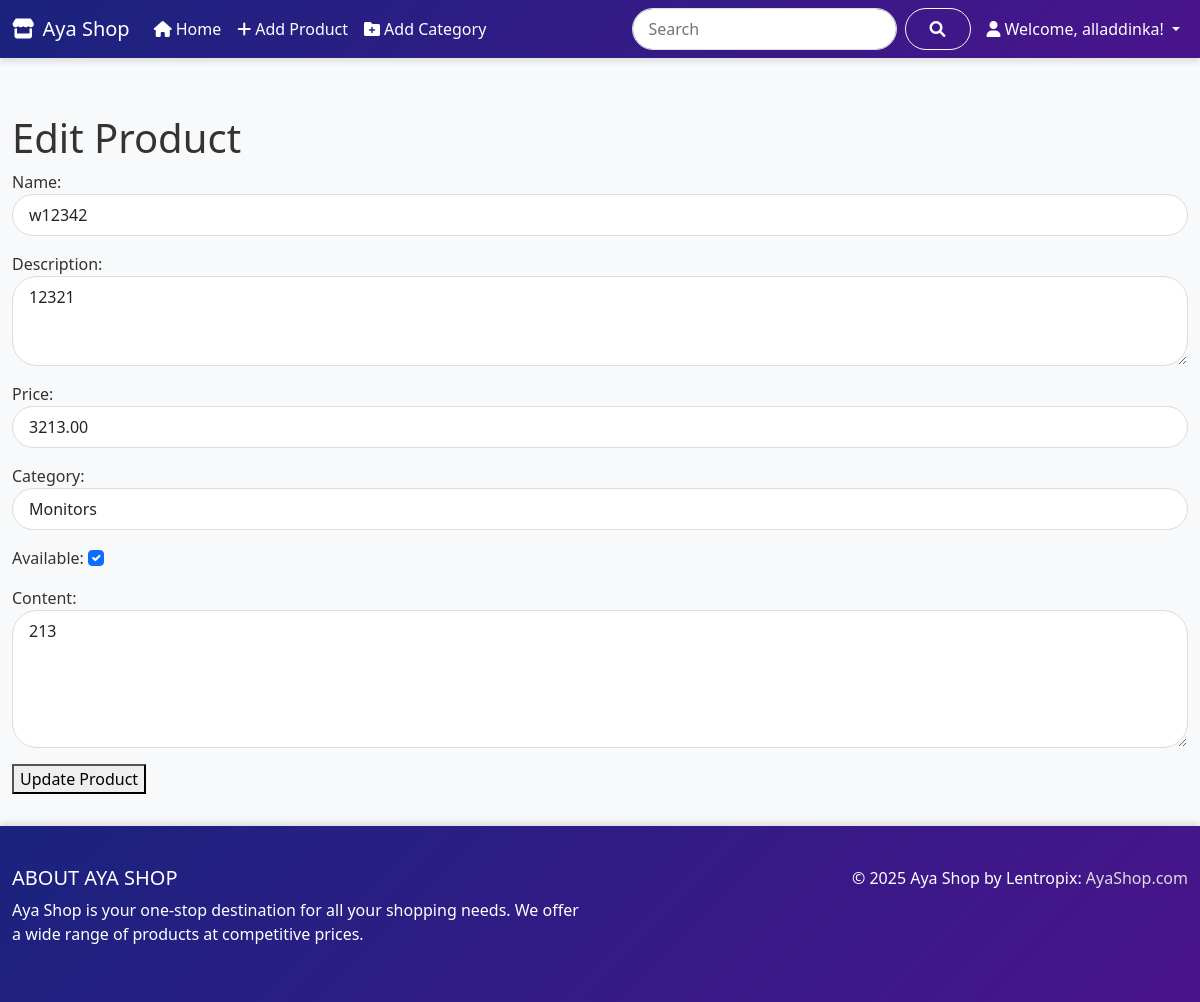
The app's page /edit_product/13/ (signed in) with its own data.
### shop/models.py (models this page shows, shortened)
class Product(models.Model):
    category = models.ForeignKey(Category, related_name='products', on_delete=models.CASCADE)
    name = models.CharField(max_length=100, unique=True)
    slug = models.SlugField(max_length=100, unique=True, blank=True)
    description = models.TextField(blank=True)
    price = models.DecimalField(max_digits=10, decimal_places=2)
    available = models.BooleanField(default=True)
    created = models.DateTimeField(auto_now_add=True)
    updated = models.DateTimeField(auto_now=True)
    author = models.ForeignKey(User, on_delete=models.SET_NULL, related_name='products', null=True)
    content = models.TextField(blank=True)
    class Meta:
        ordering = ('name',)
        indexes = [
            models.Index(fields=['id', 'slug']),
        ]

class Category(models.Model):
    name = models.CharField(max_length=100, unique=True)
    slug = models.SlugField(max_length=100, unique=True, blank=True)
    class Meta:
        ordering = ('name',)
        verbose_name = 'category'
        verbose_name_plural = 'categories'
    def __str__(self):
        return self.name

### shop/views.py (the view)
# urls.py: path('edit_product/<int:pk>/', views.edit_product, name='edit_product'),
@login_required
def edit_product(request, pk):
    product = get_object_or_404(Product, pk=pk)
    if request.user == product.author or request.user.is_staff:
        if request.method == 'POST':
            form = ProductForm(request.POST, request.FILES, instance=product)
            if form.is_valid():
                form.save()
                messages.success(request, 'Product updated successfully.')
                return redirect('product_detail', pk=product.pk)
        else:
            form = ProductForm(instance=product)
        return render(request, 'edit_product.html', {'form': form, 'product': product})
    else:
        messages.error(request, 'You do not have permission to edit this product.')
        return redirect('product_detail', pk=product.pk)

### shop/forms.py (shortened to what this page needs)
class ProductForm(forms.ModelForm):
    class Meta:
        model = Product
        fields = ['name', 'description', 'price', 'category', 'available', 'content']
        widgets = {
            'name': forms.TextInput(attrs={
                'class': 'form-control',
                'placeholder': 'Enter product name'
            }),
            'description': forms.Textarea(attrs={
                'class': 'form-control',
                'rows': 3,
                'placeholder': 'Enter product description'
            }),
            'price': forms.NumberInput(attrs={
                'class': 'form-control',
                'step': '0.01',
                'min': '0.01',
                'placeholder': 'Enter price'
            }),
            'category': forms.Select(attrs={
                'class': 'form-control'
            }),
            'available': forms.CheckboxInput(attrs={
                'class': 'form-check-input'
            }),
            'content': forms.Textarea(attrs={
                'class': 'form-control',
                'rows': 5,
                'placeholder': 'Enter product content (available after purchase)'
            })
        }

### templates/edit_product.html (shortened to what this page needs)
{% extends 'base.html' %}
{% block content %}
    <h1>Edit Product</h1>
    <form method="post">
        {{ form.as_p }}
        <button type="submit">Update Product</button>
    </form>
{% endblock %}

### templates/base.html (shortened to what this page needs)
<!DOCTYPE html>
<html lang="en">
<head>
    <link href="https://cdn.jsdelivr.net/npm/bootstrap@5.1.3/dist/css/bootstrap.min.css" rel="stylesheet">
    <link rel="stylesheet" href="https://cdnjs.cloudflare.com/ajax/libs/font-awesome/6.0.0-beta3/css/all.min.css">
</head>
<body>
    <header>
        <nav class="navbar navbar-expand-lg navbar-dark">
            <div class="container">
                <a class="navbar-brand" href="{% url 'home' %}">
                    <i class="fas fa-store me-2"></i>Aya Shop
                </a>
                <div class="collapse navbar-collapse" id="navbarNav">
                    <ul class="navbar-nav me-auto">
                        <li class="nav-item">
                            <a class="nav-link" href="{% url 'home' %}"><i class="fas fa-home me-1"></i>Home</a>
                        </li>
                        {% if user.is_authenticated %}
                            <li class="nav-item">
                                <a class="nav-link" href="{% url 'add_product' %}"><i class="fas fa-plus me-1"></i>Add Product</a>
                            </li>
                            <li class="nav-item">
                                <a class="nav-link" href="{% url 'add_category' %}"><i class="fas fa-folder-plus me-1"></i>Add Category</a>
                            </li>
                        {% endif %}
                    </ul>
                    <form class="d-flex me-2" action="{% url 'search' %}" method="get">
                        <input class="form-control me-2" type="search" placeholder="Search" aria-label="Search" name="q">
                        <button class="btn btn-outline-light" type="submit"><i class="fas fa-search"></i></button>
                    </form>
                    <ul class="navbar-nav">
                        {% if user.is_authenticated %}
                            <li class="nav-item dropdown">
                                <a class="nav-link dropdown-toggle" href="#" id="navbarDropdown" role="button" data-bs-toggle="dropdown" aria-expanded="false">
                                    <i class="fas fa-user me-1"></i>Welcome, {{ user.username }}!
                                </a>
                            </li>
                        {% endif %}
                    </ul>
                </div>
            </div>
        </nav>
    </header>
    <main class="container mt-4">
        {% block content %}
        {% endblock %}
    </main>
    <footer class="text-center text-lg-start">
        <div class="container py-3">
            <div class="row">
                <div class="col-lg-6 col-md-12 mb-4 mb-md-0">
                    <h5 class="text-uppercase">About Aya Shop</h5>
                    <p>
                        Aya Shop is your one-stop destination for all your shopping needs. We offer a wide range of products at competitive prices.
                    </p>
                </div>
                <div class="col-lg-6 col-md-12 mb-4 mb-md-0 text-end">
                    <p>© 2025 Aya Shop by Lentropix: <a href="{% url 'home' %}">AyaShop.com</a></p>
                </div>
            </div>
        </div>
    </footer>
</body>
</html>

### templates/base.html (style rules this page uses)
:root { --dark-blue: #1a237e; --purple: #4a148c; --light-purple: #7c43bd; --gradient: linear-gradient(135deg, var(--dark-blue), var(--purple)); --shadow: 0 4px 6px rgba(0, 0, 0, 0.1); }
body { display: flex; flex-direction: column; min-height: 100vh; background-color: #f8f9fa; color: #333; font-family: 'Segoe UI', Tahoma, Geneva, Verdana, sans-serif; }
main { flex: 1; padding: 2rem 0; }
.navbar { background: var(--gradient); box-shadow: var(--shadow); }
.navbar-brand, .nav-link { color: white !important; font-weight: 500; }
footer { background: var(--gradient); color: white; padding: 1.5rem 0; margin-top: auto; box-shadow: 0 -4px 6px rgba(0, 0, 0, 0.1); }
footer a { color: #ddd; text-decoration: none; transition: color 0.3s ease; }
.form-control { border-radius: 25px; border: 1px solid #ddd; padding: 0.5rem 1rem; }
.btn-outline-light { border-radius: 25px; padding: 0.5rem 1.5rem; transition: background-color 0.3s ease, color 0.3s ease; }
.container { max-width: 1200px; }

### records on screen
Product: name "w12342", description "12321", price "3213.00", category "Monitors", available "☑", content "213"

### other values on screen
{{ user.username }} "alladdinka"
